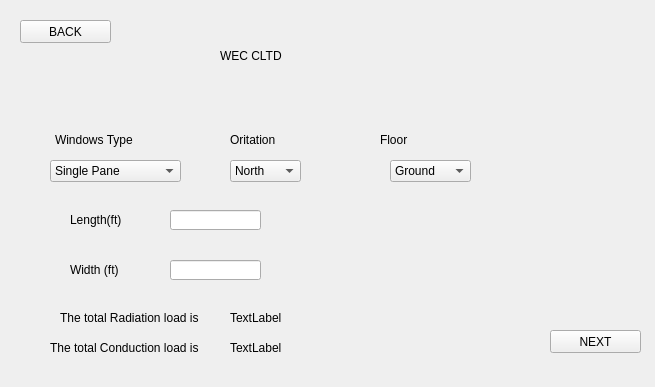
<?xml version="1.0" encoding="UTF-8"?>
<ui version="4.0">
 <class>MainWindow</class>
 <widget class="QMainWindow" name="MainWindow">
  <property name="geometry">
   <rect>
    <x>0</x>
    <y>0</y>
    <width>655</width>
    <height>387</height>
   </rect>
  </property>
  <property name="windowTitle">
   <string>MainWindow</string>
  </property>
  <widget class="QWidget" name="centralwidget">
   <widget class="QLabel" name="label_2">
    <property name="geometry">
     <rect>
      <x>50</x>
      <y>340</y>
      <width>161</width>
      <height>16</height>
     </rect>
    </property>
    <property name="text">
     <string>The total Conduction load is </string>
    </property>
   </widget>
   <widget class="QLabel" name="textortation_2">
    <property name="geometry">
     <rect>
      <x>380</x>
      <y>130</y>
      <width>111</width>
      <height>20</height>
     </rect>
    </property>
    <property name="styleSheet">
     <string notr="true">font: 75 8pt &quot;Arial&quot;;
font: 87 9pt &quot;Arial Black&quot;;</string>
    </property>
    <property name="text">
     <string>Floor</string>
    </property>
   </widget>
   <widget class="QLabel" name="cl">
    <property name="geometry">
     <rect>
      <x>230</x>
      <y>340</y>
      <width>55</width>
      <height>16</height>
     </rect>
    </property>
    <property name="text">
     <string>TextLabel</string>
    </property>
   </widget>
   <widget class="QLabel" name="door_text">
    <property name="geometry">
     <rect>
      <x>250</x>
      <y>130</y>
      <width>41</width>
      <height>20</height>
     </rect>
    </property>
    <property name="styleSheet">
     <string notr="true">font: 75 8pt &quot;Arial&quot;;
font: 87 9pt &quot;Arial Black&quot;;</string>
    </property>
    <property name="text">
     <string/>
    </property>
   </widget>
   <widget class="QComboBox" name="doordropdown">
    <property name="geometry">
     <rect>
      <x>50</x>
      <y>160</y>
      <width>131</width>
      <height>22</height>
     </rect>
    </property>
    <item>
     <property name="text">
      <string>Single Pane</string>
     </property>
    </item>
    <item>
     <property name="text">
      <string>Double Pane</string>
     </property>
    </item>
   </widget>
   <widget class="QLineEdit" name="wd_temp_1">
    <property name="geometry">
     <rect>
      <x>170</x>
      <y>260</y>
      <width>91</width>
      <height>20</height>
     </rect>
    </property>
   </widget>
   <widget class="QComboBox" name="ortationdrop_1">
    <property name="geometry">
     <rect>
      <x>230</x>
      <y>160</y>
      <width>71</width>
      <height>22</height>
     </rect>
    </property>
    <item>
     <property name="text">
      <string>North</string>
     </property>
    </item>
    <item>
     <property name="text">
      <string>South</string>
     </property>
    </item>
    <item>
     <property name="text">
      <string>East</string>
     </property>
    </item>
    <item>
     <property name="text">
      <string>West</string>
     </property>
    </item>
   </widget>
   <widget class="QPushButton" name="backbutton">
    <property name="geometry">
     <rect>
      <x>20</x>
      <y>20</y>
      <width>91</width>
      <height>23</height>
     </rect>
    </property>
    <property name="text">
     <string>BACK</string>
    </property>
   </widget>
   <widget class="QLineEdit" name="lng_temp_1">
    <property name="geometry">
     <rect>
      <x>170</x>
      <y>210</y>
      <width>91</width>
      <height>20</height>
     </rect>
    </property>
   </widget>
   <widget class="QComboBox" name="floor">
    <property name="geometry">
     <rect>
      <x>390</x>
      <y>160</y>
      <width>81</width>
      <height>22</height>
     </rect>
    </property>
    <item>
     <property name="text">
      <string>Ground</string>
     </property>
    </item>
    <item>
     <property name="text">
      <string>First</string>
     </property>
    </item>
   </widget>
   <widget class="QLabel" name="title">
    <property name="geometry">
     <rect>
      <x>220</x>
      <y>20</y>
      <width>191</width>
      <height>71</height>
     </rect>
    </property>
    <property name="styleSheet">
     <string notr="true">font: 28pt &quot;Tahoma&quot;;</string>
    </property>
    <property name="text">
     <string>WEC CLTD</string>
    </property>
   </widget>
   <widget class="QLabel" name="label">
    <property name="geometry">
     <rect>
      <x>60</x>
      <y>310</y>
      <width>161</width>
      <height>16</height>
     </rect>
    </property>
    <property name="text">
     <string>The total Radiation load is </string>
    </property>
   </widget>
   <widget class="QPushButton" name="nextpushButton">
    <property name="geometry">
     <rect>
      <x>550</x>
      <y>330</y>
      <width>91</width>
      <height>23</height>
     </rect>
    </property>
    <property name="text">
     <string>NEXT</string>
    </property>
   </widget>
   <widget class="QLabel" name="rl">
    <property name="geometry">
     <rect>
      <x>230</x>
      <y>310</y>
      <width>55</width>
      <height>16</height>
     </rect>
    </property>
    <property name="text">
     <string>TextLabel</string>
    </property>
   </widget>
   <widget class="QLabel" name="doortypetext">
    <property name="geometry">
     <rect>
      <x>55</x>
      <y>130</y>
      <width>121</width>
      <height>20</height>
     </rect>
    </property>
    <property name="styleSheet">
     <string notr="true">font: 75 8pt &quot;Arial&quot;;
font: 87 9pt &quot;Arial Black&quot;;</string>
    </property>
    <property name="text">
     <string>Windows Type</string>
    </property>
   </widget>
   <widget class="QLabel" name="textortation">
    <property name="geometry">
     <rect>
      <x>230</x>
      <y>130</y>
      <width>111</width>
      <height>20</height>
     </rect>
    </property>
    <property name="styleSheet">
     <string notr="true">font: 75 8pt &quot;Arial&quot;;
font: 87 9pt &quot;Arial Black&quot;;</string>
    </property>
    <property name="text">
     <string>Oritation</string>
    </property>
   </widget>
   <widget class="QLabel" name="lenghttext">
    <property name="geometry">
     <rect>
      <x>70</x>
      <y>210</y>
      <width>111</width>
      <height>20</height>
     </rect>
    </property>
    <property name="styleSheet">
     <string notr="true">font: 75 8pt &quot;Arial&quot;;
font: 87 9pt &quot;Arial Black&quot;;</string>
    </property>
    <property name="text">
     <string>Length(ft)</string>
    </property>
   </widget>
   <widget class="QLabel" name="widthtext">
    <property name="geometry">
     <rect>
      <x>70</x>
      <y>260</y>
      <width>81</width>
      <height>20</height>
     </rect>
    </property>
    <property name="styleSheet">
     <string notr="true">font: 75 8pt &quot;Arial&quot;;
font: 87 9pt &quot;Arial Black&quot;;</string>
    </property>
    <property name="text">
     <string>Width (ft)</string>
    </property>
   </widget>
  </widget>
 </widget>
 <resources/>
 <connections/>
</ui>
